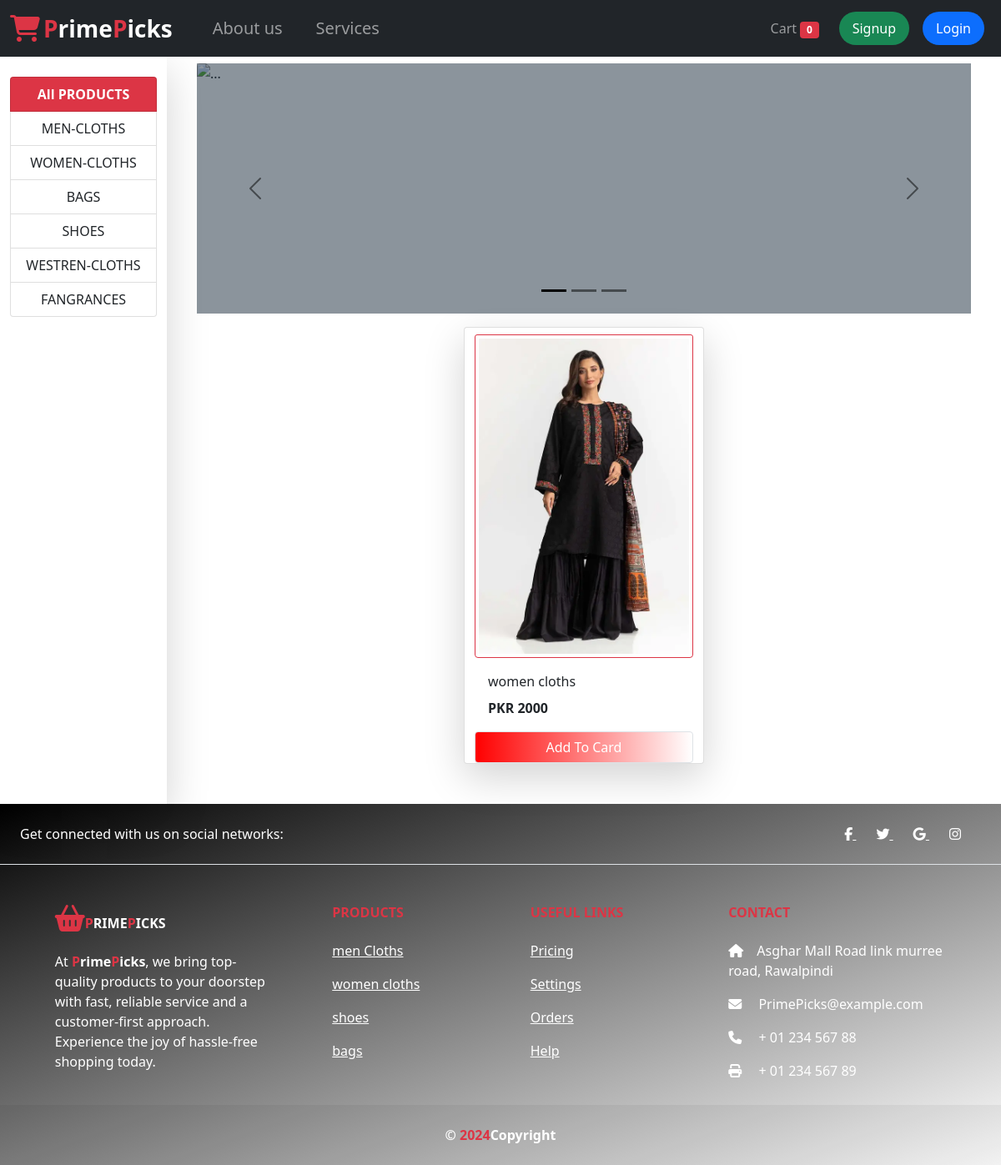
The app's page /?category=2 with its own data.
### app1/models/category.py (models this page shows, shortened)
class Category(models.Model):
    name=models.CharField(max_length=50)
    @staticmethod
    def get_all_categories():
        return Category.objects.all()

### app1/models/product.py (models this page shows, shortened)
class Product(models.Model):
    name=models.CharField(max_length=50)
    price=models.IntegerField(default=0)
    category=models.ForeignKey(Category,on_delete=models.CASCADE,default=1)
    description=models.CharField(max_length=200,default='',null=True,blank=True)
    image=models.ImageField(upload_to='images/products/')
    @staticmethod
    def get_all_products_by_category_id(category_id):
        if category_id:
            return Product.objects.filter(category=category_id)
        else:
            return Product.get_all_products()

### app1/views/home.py (the view, shortened to what this page needs)
# urls.py: path('',home.index.as_view(),name='homepage'),
class index(View):
    def get(self,request):
        cart=request.session.get('cart')
        if not cart:
            request.session['cart']={}
        products=None
        categories=Category.get_all_categories()
        categoryID=request.GET.get('category')
        if categoryID:
            products=Product.get_all_products_by_category_id(categoryID)
        else:
            products=Product.get_all_products()
        data={}
        data['products']=products
        data['categories']=categories
        return render(request,'index.html',data)

### app1/templatetags/cart.py (called while the page is built)
@register.filter(name='is_in_cart')
def is_in_cart(product,cart):
    keys=cart.keys()
    for id in keys:
        if int(id) ==product.id:
            return True
    return False

### app1/templates/index.html (shortened to what this page needs)
{% extends "base.html" %} {% block content %} {% load cart %}
<div class="container-fluid">
  <div class="row">
    <div class="col col-lg-2 mx-auto pt-4 border-5 shadow-lg">
      <div class="list-group">
        <a
          href="/"
          class="list-group-item list-group-item-action text-center bg-danger text-white fw-bolder"
          >All PRODUCTS</a
        >
        {% for category in categories %}
        <a
          href="/?category={{ category.id }}"
          class="list-group-item list-group-item-action text-center"
        >
          {{ category.name }}
        </a>
        {% endfor %}
      </div>
    </div>
    <div id="products" class="col-lg-10 mx-auto mt-2">
      <div class="container mb-3">
        <div
          id="carouselExampleDark"
          class="carousel carousel-dark slide"
          style="
            carousel::before {
              content: '';
              position: absolute;
              top: 0;
              width: 100%;
              bottom: 0;
              background: #034a6b;
              opacity: 0.5;
            }
          "
          data-bs-ride="carousel"
        >
          <div class="carousel-indicators">
            <button
              type="button"
              data-bs-target="#carouselExampleDark"
              data-bs-slide-to="0"
              class="active"
              aria-current="true"
              aria-label="Slide 1"
            ></button>
            <button
              type="button"
              data-bs-target="#carouselExampleDark"
              data-bs-slide-to="1"
              aria-label="Slide 2"
            ></button>
            <button
              type="button"
              data-bs-target="#carouselExampleDark"
              data-bs-slide-to="2"
              aria-label="Slide 3"
            ></button>
          </div>
          <div class="carousel-inner rounded" style="height: 300px">
            <div class="carousel-item active" data-bs-interval="10000">
              <img
                src="https://linkusuponline.com/wp-content/uploads/2019/08/e-commerce-banner-1024x341.jpg"
                class="d-block w-100 h-100 object-fit-cover"
                alt="..."
              />
            </div>
          </div>
          <button
            class="carousel-control-prev"
            type="button"
            data-bs-target="#carouselExampleDark"
            data-bs-slide="prev"
          >
            <span class="carousel-control-prev-icon" aria-hidden="true"></span>
          </button>
          <button
            class="carousel-control-next"
            type="button"
            data-bs-target="#carouselExampleDark"
            data-bs-slide="next"
          >
            <span class="carousel-control-next-icon" aria-hidden="true"></span>
          </button>
        </div>
      </div>
      <div class="row mx-auto">
        {% for product in products %}
        <div
          class="card mx-auto mb-5 shadow-lg pt-2"
          id="{{product.id}}"
          style="width: 18rem"
          id=""
        >
          <img
            src="{{product.image.url}}"
            class="card-img-top img-thumbnail border-danger"
          />
          <div class="card-body">
            <p class="card-title">{{product.name}}</p>
            <p class="card-text"><b>PKR {{product.price}}</b></p>
          </div>
          <div class="cart-footer p-0">
            {% if product|is_in_cart:request.session.cart %}
            <div class="row no-gutters">
              <form action="/#{{product.id}}" method="POST" class="col-2">
                {% csrf_token %}
                <input
                  hidden
                  type="text"
                  value="{{product.id}}"
                  name="product"
                />
                <input hidden type="text" value="True" name="remove" />
                <input
                  type="submit"
                  value="-"
                  class="btn btn-block"
                  style="
                    background: linear-gradient(
                      to right,
                      #ff0000 0%,
                      #ffffff 100%
                    );
                  "
                />
              </form>
              <div class="text-center col bg-gradient shadow-lg">
                {{product|cart_quantity:request.session.cart}} in cart
              </div>
              <form action="/#{{product.id}}" method="POST" class="col-2">
                {% csrf_token %}
                <input
                  hidden
                  type="text"
                  value="{{product.id}}"
                  name="product"
                />
                <input
                  type="submit"
                  value="+"
                  class="btn btn-block"
                  style="
                    background: linear-gradient(
                      to right,
                      #ff0000 0%,
                      #ffffff 100%
                    );
                  "
                />
              </form>
            </div>
            {% else %}
            <form action="/#{{product.id}}" method="POST" class="btn-block">
              <input
                class="float-right btn btn-light border form-control text-white"
                type="submit"
                style="
                  background: linear-gradient(
                    to right,
                    #ff0000 0%,
                    #ffffff 100%
                  );
                "
                value="Add To Card"
              />
            </form>
            {% endif %}
          </div>
        </div>
        {% endfor %}
      </div>
    </div>
  </div>
</div>
{% endblock %}

### app1/templates/index.html (style rules this page uses)
.carousel::before { content: ""; position: absolute; top: 0; width: 100%; bottom: 0; background: #182b3a; opacity: 0.5; z-index: 1; }
.carousel-item { position: relative; z-index: 0; }

### records on screen
Category: name "MEN-CLOTHS"
Category: name "WOMEN-CLOTHS"
Category: name "BAGS"
Category: name "SHOES"
Category: name "WESTREN-CLOTHS"
Category: name "FANGRANCES"
Product: image (picture), name "women cloths", price "2000"

### other values on screen
{{ request.session.cart.keys|length }} "0"
